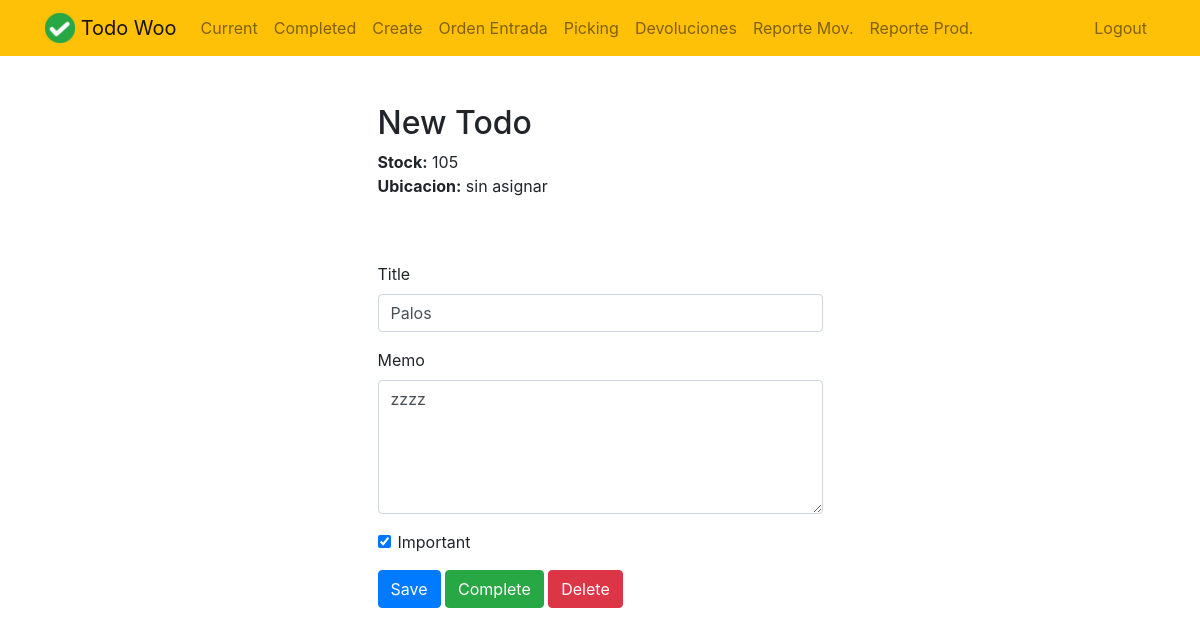
Before: /todo/28 (signed in) with the older database file.
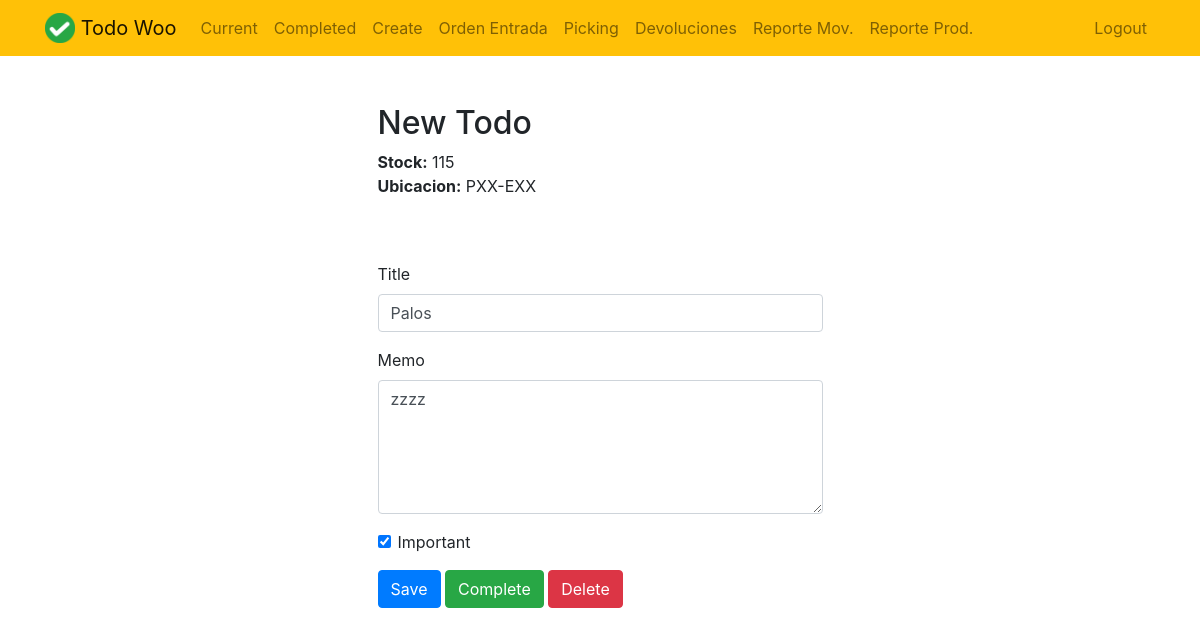
After: the same page with the newer database file.
### todo/models.py (models this page shows, shortened)
class Todo(models.Model):
    title = models.CharField(max_length=100)
    memo = models.TextField(blank=True)
    created = models.DateTimeField(auto_now_add = True)
    datecompleted = models.DateTimeField(null = True, blank=True)
    important = models.BooleanField(default = False)
    user = models.ForeignKey(User,on_delete=models.CASCADE)
    ubicacion = models.ForeignKey('Ubicacion', on_delete=models.SET_NULL, null=True, blank=True)
    @property
    def stock(self):
        entradas = self.movimiento_set.filter(tipo='entrada') \
                         .aggregate(total=Sum('cantidad'))['total'] or 0
        salidas  = self.movimiento_set.filter(tipo='salida') \
                         .aggregate(total=Sum('cantidad'))['total'] or 0
        return entradas - salidas

class Ubicacion(models.Model):
    pasillo = models.CharField(max_length=10)
    estante = models.CharField(max_length=10)
    descripcion = models.TextField(blank=True)
    def __str__(self):
        return f"P{self.pasillo}-E{self.estante}"

### todo/views.py (the view, shortened to what this page needs)
# urls.py: path('todo/<int:todo_pk>', views.viewtodo, name='viewtodo'),
@login_required
def viewtodo(request, todo_pk):
    todo= get_object_or_404(Todo, pk=todo_pk, user=request.user)
    if request.method == 'GET':
        form = TodoForm(instance=todo)
        return render(request, 'todo/viewtodo.html',{'todo':todo, 'form':form})

### todo/forms.py
class TodoForm(ModelForm):
    class Meta:
        model = Todo
        fields =['title','memo','important','ubicacion']

### todo/templates/todo/viewtodo.html (shortened to what this page needs)
{% extends "todo/base.html" %}
{% block content %}
<div class="row justify-content-center mt-5">
    <div class="col-md-5">
        <h2>New Todo</h2>
        <p>
            <strong>Stock:</strong> {{ todo.stock }}<br>
            <strong>Ubicacion:</strong>
            {% if todo.ubicacion %}
            {{ todo.ubicacion }}
            {% else %}
            sin asignar
            {% endif %}
        </p>
    </div>
</div>
<div class="row justify-content-center mt-5">
    <div class="col-md-5">
        <form method="POST">
            <div class="form-group">
                <label for="title">Title</label>
                <input type="text" name="title" class="form-control" id="title" value="{{ todo.title }}" required>
            </div>
            <div class="form-group">
                <label for="memo">Memo</label>
                <textarea name="memo" rows="5" class="form-control" id="memo">{{ todo.memo }}</textarea>
            </div>
            <div class="form-group form-check">
                <input type="checkbox" name="important" class="form-check-input" id="important" {% if todo.important %}checked{% endif %}>
                <label class="form-check-label" for="important">Important</label>
            </div>
            <button type="submit" class="btn btn-primary">Save</button>
            <button type="button" class="btn btn-success" onclick="$('#complete').click()">Complete</button>
            <button type="button" class="btn btn-danger" onclick="$('#delete').click()">Delete</button>
        </form>
    </div>
</div>
{% endblock %}

Changed rows visible on the page:
changed Todo "Palos": stock "105" → "115"; ubicacion (not shown) → "PXX-EXX"
Other visible differences:
text no longer shown: "sin asignar"
